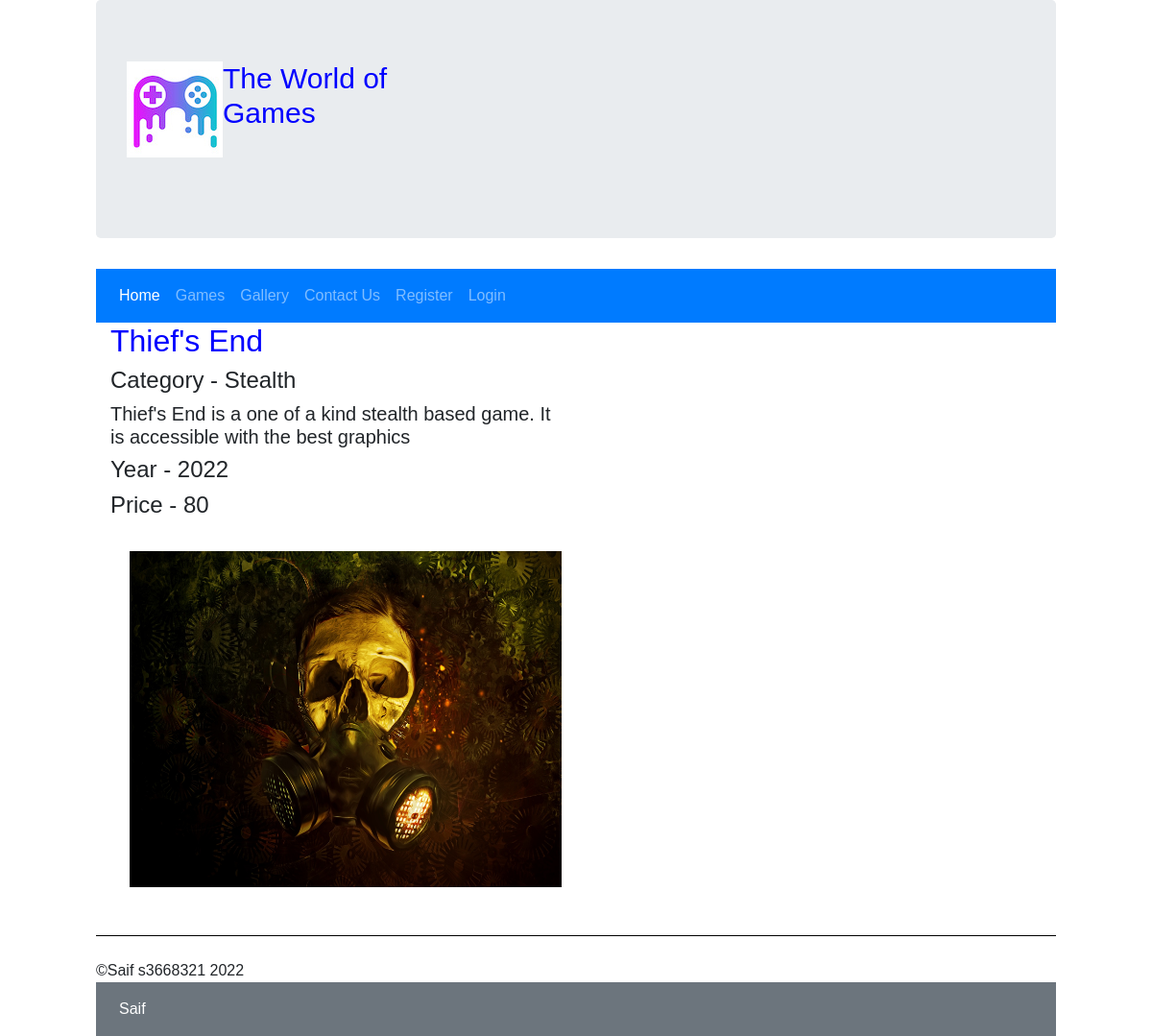
/game.php?id=1, run on the app's committed database.
### tables this page shows
CREATE TABLE `game` (
  `game_id` bigint(20) UNSIGNED NOT NULL,
  `name` text DEFAULT NULL,
  `category` text DEFAULT NULL,
  `year` year(4) DEFAULT NULL,
  `price` double DEFAULT NULL,
  `description` text DEFAULT NULL,
  `image` text DEFAULT NULL,
  `developername` text DEFAULT NULL
);

### game.php (the view, shortened to what this page needs)
<?php
include("includes/header.inc");
include("includes/nav.inc");
?>
<main>
    <?php
    if (!empty($_GET['id'])) {
        include("includes/db_connect.inc");
        $game_id = $_GET['id'];
        $sql = "SELECT * FROM `game` WHERE game_id = ?";
        $stmt = $conn->prepare($sql);
        $stmt->bind_param("i", $game_id);
        $stmt->execute();
        $result = $stmt->get_result();
        print "<div class=container>";
        print "<div class=row>";
        if ($result->num_rows > 0) {
            while ($row = $result->fetch_array()) {
                print "<div class=col-sm-6 col-md-6 col>";
                print "<h2>{$row['name']}</h2>";
                print "<h4>Category - {$row['category']}</h4>";
                print "<h5>{$row['description']}</h5>";
                print "<h4>Year - {$row['year']}</h4>";
                print "<h4>Price - {$row['price']}</h4>";
                print "<img src='game_images/{$row['image']}' width='450' height='350'>";
                print "</div>";
            }
        }
    }
    print "</div>";
    print "</div>";
    ?>
</main>
<?php
include("includes/footer.inc");
?>

### includes/header.inc (shortened to what this page needs)
<!DOCTYPE html>
<html lang=en>
<head>
    <link rel="stylesheet" href="https://cdn.jsdelivr.net/npm/bootstrap@4.6.1/dist/css/bootstrap.min.css">
    <link rel=stylesheet href="games.css">
</head>
<body>
    <div class="jumbotron">
        <header>
            <h1>The World of <br>
                Games</h1>
        </header>
    </div>

### includes/nav.inc (shortened to what this page needs)
<nav class="navbar navbar-expand-sm bg-primary navbar-dark">
    <ul class="navbar-nav">
        <li class="nav-item active">
            <a class="nav-link" href="index.php">Home</a>
        </li>
        <li class="nav-item">
            <a class="nav-link" href="games.php">Games</a>
        </li>
        <li class="nav-item">
            <a class="nav-link" href="gallery.php">Gallery</a>
        </li>
        <li class="nav-item">
            <a class="nav-link" href="contact_us.php">Contact Us</a>
        </li>
        <?php if (isset($_SESSION['developername'])) { ?>
            <li class="nav-item">
                <a class="nav-link" href="add.php">Add</a>
            </li>
            <li class="nav-item">
                <a class="nav-link" href="logout.php">Logout</a>
            </li>
        <?php } else { ?>
            <li class="nav-item">
                <a class="nav-link" href="register_form.php">Register</a>
            </li>
            <li class="nav-item">
                <a class="nav-link" href="login_form.php">Login</a>
            </li>
        <?php } ?>
    </ul>
</nav>

### includes/footer.inc
<footer><br>&copy;Saif s3668321 2022</footer>
<nav class="navbar navbar-expand-sm bg-secondary navbar-dark">
    <ul class="navbar-nav">
        <?php
        $sql = "select distinct developername from developer";
        include("includes/db_connect.inc");
        $result = $conn->query($sql);
        while ($row = $result->fetch_array()) {
            print "<li class='nav-item active'>";
            print "<a class='nav-link' href='developer.php?developername=" . urlencode($row['developername']) . "'>{$row['developername']}</a>";
            print "</li>";
        }
        ?>
    </ul>
</nav>
</body>
</html>

### games.css (style rules this page uses)
body { width: 1000px; margin: auto; font-family: Verdana, Geneva, Tahoma, sans-serif; }
header { height: 120px; background-image: url("logo.jpeg"); background-repeat: no-repeat; }
h1 { font-size: 30px; padding-left: 100px; color: blue; }
img { float: right; margin-bottom: 50px; margin-top: 25px; }
h2 { color: blue; }
footer { clear: both; border-top: 1px solid black; }

### data on the page
game: name "Thief's End", category "Stealth", description "Thief's End is a one of a kind stealth based game. It is accessible with the best graphics", year "2022", price "80", image (picture)

### other printed values
$row['developername'] "Saif"
